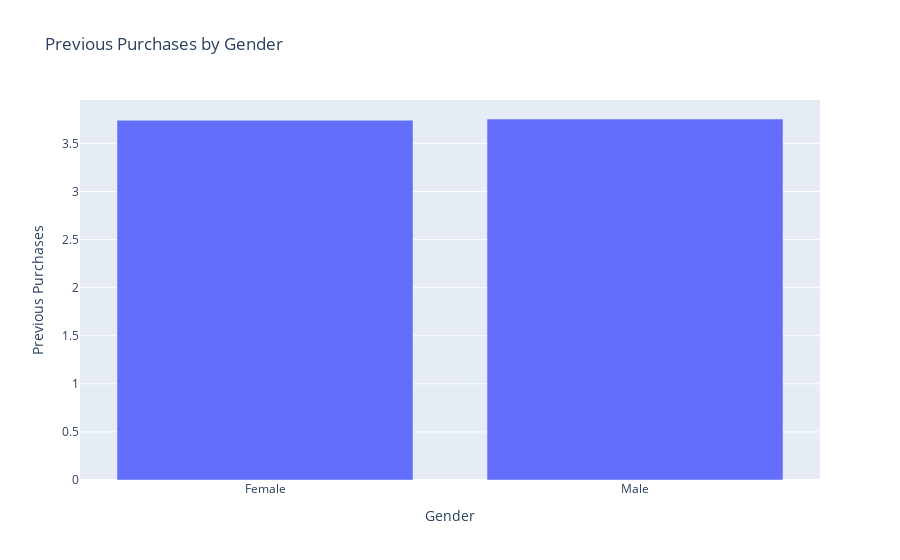

Notebook code cell kept with this figure:
### Markdown cell above
### Previous Purchases by Gender

### Code cell
# Grouped Analysis
gender_grouped.columns = ['Gender', 'Previous Purchases']
fig = px.bar(gender_grouped, x='Gender', y='Previous Purchases',
             title='Previous Purchases by Gender')
fig.show()

### Figure 1 — Plotly figure (JSON) as saved in the notebook; plotly's stock layout.template omitted (floating-point values rounded to 4 significant figures)
{"data": [{"hovertemplate": "Gender=%{x}<br>Previous Purchases=%{y}<extra></extra>", "legendgroup": "", "marker": {"color": "#636efa", "pattern": {"shape": ""}}, "name": "", "orientation": "v", "showlegend": false, "textposition": "auto", "type": "bar", "x": ["Female", "Male"], "xaxis": "x", "y": [3.741, 3.754], "yaxis": "y"}], "layout": {"barmode": "relative", "legend": {"tracegroupgap": 0}, "title": {"text": "Previous Purchases by Gender"}, "xaxis": {"anchor": "y", "domain": [0, 1], "title": {"text": "Gender"}}, "yaxis": {"anchor": "x", "domain": [0, 1], "title": {"text": "Previous Purchases"}}}}
